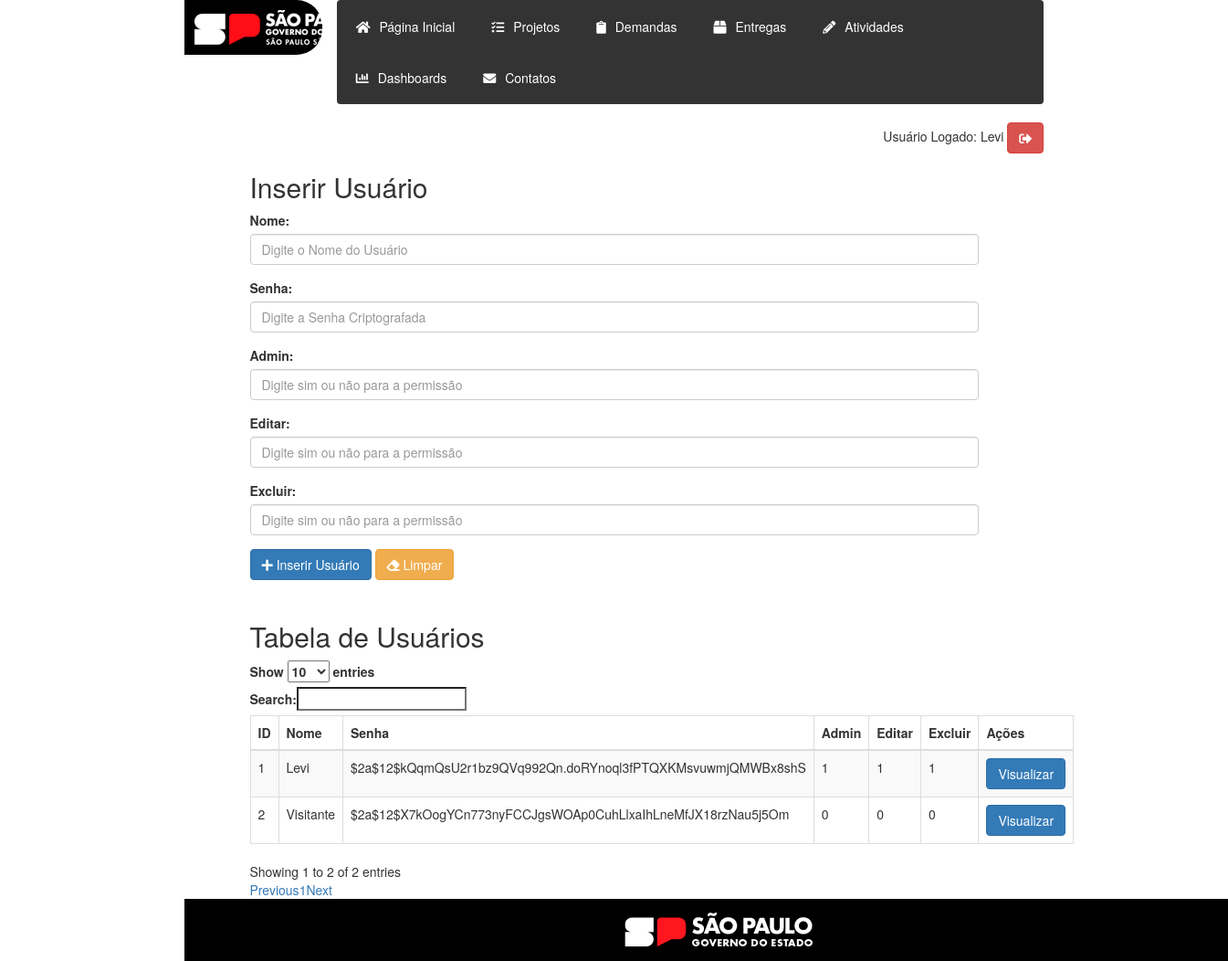
/usuarios/inserir_usuario.php (signed in), run on the app's committed database.
### tables this page shows
CREATE TABLE `usuarios` (
  `id` int(11) NOT NULL,
  `nome` varchar(255) NOT NULL,
  `senha` varchar(255) NOT NULL,
  `permissao_admin` tinyint(1) DEFAULT 0,
  `permissao_editar` tinyint(1) DEFAULT 0,
  `permissao_excluir` tinyint(1) DEFAULT 0
);

### usuarios/inserir_usuario.php (the view, shortened to what this page needs)
<?php
function conectarBanco()
{
    $servername = "localhost";
    $username = "root";
    $password = "";
    $dbname = "gestão";
    $conn = new mysqli($servername, $username, $password, $dbname);
    mysqli_set_charset($conn, "utf8");
    return $conn;
}
function buscarDadosUsuarios($conn)
{
    $sql = "SELECT id, nome, senha, permissao_admin, permissao_editar, permissao_excluir FROM usuarios";
    $result = $conn->query($sql);
    if ($result->num_rows > 0) {
        while ($row = $result->fetch_assoc()) {
            echo '<tr>';
            echo '<td>' . $row['id'] . '</td>';
            echo '<td>' . $row['nome'] . '</td>';
            echo '<td>' . $row['senha'] . '</td>';
            echo '<td>' . $row['permissao_admin'] . '</td>';
            echo '<td>' . $row['permissao_editar'] . '</td>';
            echo '<td>' . $row['permissao_excluir'] . '</td>';
            echo '<td><button class="btn btn-primary btn-visualizar" data-id="' . $row['id'] . '">Visualizar</button></td>';
            echo '</tr>';
        }
    } else {
        echo '<tr><td colspan="7">Nenhum registro encontrado</td></tr>';
    }
}
?>
<!DOCTYPE html>
<html>
<head>
    <link rel="stylesheet" href="https://maxcdn.bootstrapcdn.com/bootstrap/3.3.7/css/bootstrap.min.css">
    <link rel="stylesheet" href="https://cdnjs.cloudflare.com/ajax/libs/font-awesome/5.15.3/css/all.min.css">
    <link rel="stylesheet" type="text/css" href="../stylesheet.css" media="screen" />
</head>
<body onload="redirecionarParaLogin()">
    <header>
        <div class="main mx-auto tabela-projetos">
            <div class="row">
                <div class="col-md-2">
                    <div class="logo-container">
                        <img src="../imagem/logo-governo-do-estado-sp.png">
                    </div>
                </div>
                <div class="col-md-10">
                    <nav class="navbar">
                        <ul class="nav navbar-nav">
                            <li><a href="../index.php"><i class="fas fa-home"></i>Página Inicial</a></li>
                            <li>
                                <a href="#">
                                    <i class="fas fa-tasks"></i>Projetos
                                </a>
                            </li>
                            <li>
                                <a href="#">
                                    <i class="fas fa-clipboard"></i>Demandas
                                </a>
                            </li>
                            <li>
                                <a href="#">
                                    <i class="fas fa-box"></i>Entregas
                                </a>
                            </li>
                            <li>
                                <a href="#">
                                    <i class="fas fa-pencil-alt"></i>Atividades
                                </a>
                            </li>
                            <li>
                                <a href="#">
                                    <i class="fas fa-chart-bar"></i>Dashboards
                                </a>
                            </li>
                            <li>
                                <a href="#">
                                    <i class="fas fa-envelope"></i>Contatos
                                </a>
                            </li>
                        </ul>
                    </nav>
                    <div align="right">
                        Usuário Logado:
                        <?php echo $_SESSION['usuario']; ?>
                        <a href="../logout.php" class="btn btn-danger">
                            <i class="fas fa-sign-out-alt"></i></a>
                    </div>
                </div>
            </div>
        </div>
    </header>
    <div class="container">
        <div class="main tabela-projetos">
            <h2>Inserir Usuário</h2>
            <form action="../usuarios/inserir_usuario.php" method="POST">
                <div class="form-group">
                    <label for="Nome">Nome:</label>
                    <input type="text" class="form-control" placeholder="Digite o Nome do Usuário" id="Nome" name="Nome"
                        onkeypress="return ApenasLetras(event,this);" required>
                </div>
                <div class="form-group">
                    <label for="Senha">Senha:</label>
                    <input type="password" class="form-control" placeholder="Digite a Senha Criptografada" id="Senha"
                        name="Senha" required>
                </div>
                <div class="form-group">
                    <label for="PermissaoAdmin">Admin:</label>
                    <input type="text" class="form-control" placeholder="Digite sim ou não para a permissão"
                        id="PermissaoAdmin" name="PermissaoAdmin" required>
                </div>
                <div class="form-group">
                    <label for="PermissaoEditar">Editar:</label>
                    <input type="text" class="form-control" placeholder="Digite sim ou não para a permissão"
                        id="PermissaoEditar" name="PermissaoEditar" required>
                </div>
                <div class="form-group">
                    <label for="PermissaoExcluir">Excluir:</label>
                    <input type="text" class="form-control" placeholder="Digite sim ou não para a permissão"
                        id="PermissaoExcluir" name="PermissaoExcluir" required>
                </div>
                <button type="submit" name="submit_inserir" class="btn btn-primary">
                    <i class="fas fa-plus"></i> Inserir Usuário
                </button>
                <button type="button" class="btn btn-warning" id="btn-limpar">
                    <i class="fas fa-eraser"></i> Limpar
                </button>
                <p>
            </form>
            <h2>Tabela de Usuários</h2>
            <table id="tabela-usuario" class="table table-striped table-bordered" cellspacing="0" width="100%">
                <thead>
                    <tr>
                        <th>ID</th>
                        <th>Nome</th>
                        <th>Senha</th>
                        <th>Admin</th>
                        <th>Editar</th>
                        <th>Excluir</th>
                        <th>Ações</th>
                    </tr>
                </thead>
                <tbody>
                    <?php
                    buscarDadosUsuarios(conectarBanco());
                    ?>
                </tbody>
            </table>
        </div>
    </div>
    <footer>
        <div class="container main">
            <img src="..\imagem\rodape_preto.png" alt="Rodapé" />
        </div>
    </footer>
</body>
</html>

### stylesheet.css (style rules this page uses)
.logo-container { background-color: #000; padding: 11px; border-radius: 0 28px 28px 0; width: 115%; margin-right: 10px; }
.logo-container img { max-width: 210px; }
.navbar { background-color: #333; color: #fff; margin-left: 5px; }
.navbar ul.navbar-nav li { padding: 3px 5px; }
.navbar ul.navbar-nav li a { color: #fff; }
.navbar i { margin-right: 10px; }
footer { width: 70%; text-align: center; background-color: #000; margin: 0 auto; }
.submenu li a { color: #fff; text-decoration: none; display: block; }
.tabela-projetos { max-width: 70%; }
.main { width: 100%; margin: 0 auto; }
p { padding-bottom: 25px; }

### data on the page
usuarios: id "1", nome "Levi", senha "$2a$12$kQqmQsU2r1bz9QVq992Qn.doRYnoql3fPTQXKMsvuwmjQMWBx8shS", permissao_admin "1", permissao_editar "1", permissao_excluir "1"
usuarios: id "2", nome "Visitante", senha "$2a$12$X7kOogYCn773nyFCCJgsWOAp0CuhLlxaIhLneMfJX18rzNau5j5Om", permissao_admin "0", permissao_editar "0", permissao_excluir "0"

### other printed values
$_SESSION['usuario'] "Levi"
